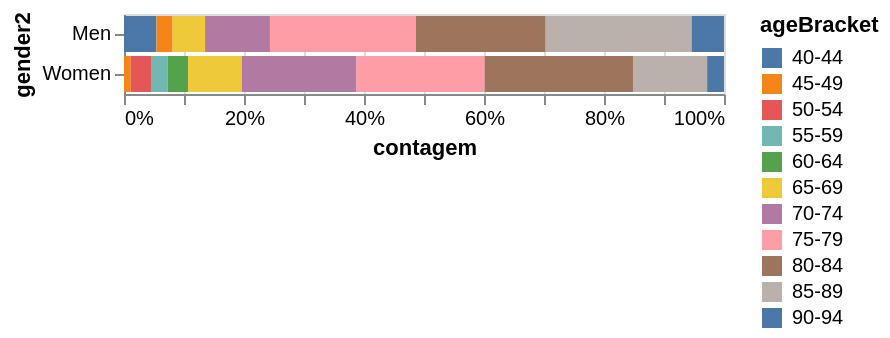

This figure's notebook cell:
### Markdown cell above
#### Da distribuição condicional de faixa etária a partir dos valores de gênero

### Code cell
alt.Chart(tabela_dupla_entrada_long.reset_index().rename(columns={0:'contagem'})).mark_bar().encode(
    x=alt.X('contagem',stack="normalize"),
    y='gender2',
    color='ageBracket'
)

### Figure 1 — Vega-Lite specification as saved in the notebook (floating-point values rounded to 4 significant figures)
{"config": {"view": {"continuousWidth": 300, "continuousHeight": 300}}, "data": {"name": "data-66717f26f71560b36227d72db13ea4ee"}, "mark": {"type": "bar"}, "encoding": {"color": {"field": "ageBracket", "type": "nominal"}, "x": {"field": "contagem", "stack": "normalize", "type": "quantitative"}, "y": {"field": "gender2", "type": "nominal"}}, "$schema": "https://vega.github.io/schema/vega-lite/v6.4.1.json", "datasets": {"data-66717f26f71560b36227d72db13ea4ee": [{"gender2": "Men", "ageBracket": "40-44", "contagem": 2}, {"gender2": "Men", "ageBracket": "45-49", "contagem": 1}, {"gender2": "Men", "ageBracket": "65-69", "contagem": 2}, {"gender2": "Men", "ageBracket": "70-74", "contagem": 4}, {"gender2": "Men", "ageBracket": "75-79", "contagem": 9}, {"gender2": "Men", "ageBracket": "80-84", "contagem": 8}, {"gender2": "Men", "ageBracket": "85-89", "contagem": 9}, {"gender2": "Men", "ageBracket": "90-94", "contagem": 2}, {"gender2": "Women", "ageBracket": "45-49", "contagem": 2}, {"gender2": "Women", "ageBracket": "50-54", "contagem": 6}, {"gender2": "Women", "ageBracket": "55-59", "contagem": 5}, {"gender2": "Women", "ageBracket": "60-64", "contagem": 6}, {"gender2": "Women", "ageBracket": "65-69", "contagem": 16}, {"gender2": "Women", "ageBracket": "70-74", "contagem": 34}, {"gender2": "Women", "ageBracket": "75-79", "contagem": 38}, {"gender2": "Women", "ageBracket": "80-84", "contagem": 44}, {"gender2": "Women", "ageBracket": "85-89", "contagem": 22}, {"gender2": "Women", "ageBracket": "90-94", "contagem": 5}]}}
